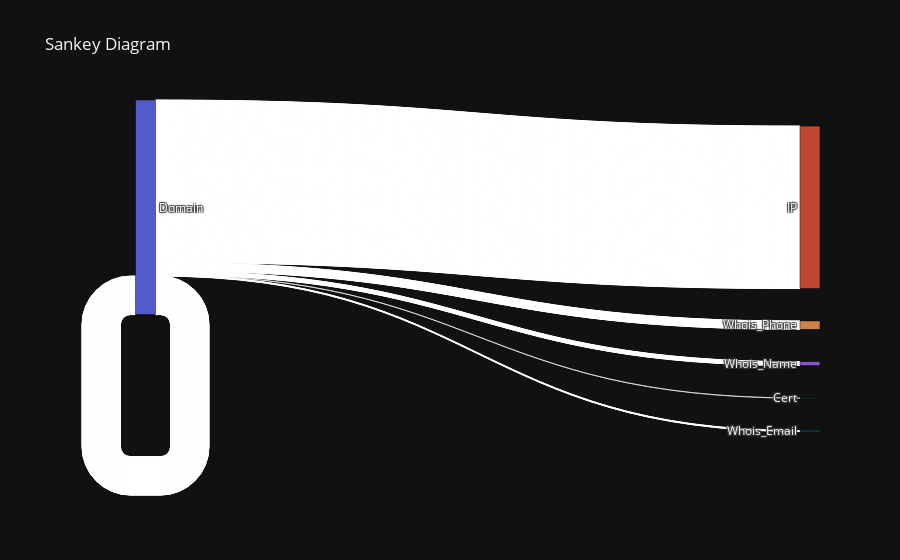

The code cell stored with this chart in its notebook:
### Code cell
node_labels = ['Domain', 'IP', 'Cert', 'Whois_Name', 'Whois_Phone', 'Whois_Email', 'IP_C', 'ASN']

# 创建节点和链接信息
nodes = list(node_labels)
links = []
for index, row in df.iterrows():
    source_label = get_node_label(row['source'])
    target_label = get_node_label(row['target'])
    if source_label and target_label:
        links.append({
            'source': nodes.index(source_label),
            'target': nodes.index(target_label),
            'value': 1,  # 流量值设为 1
            'label': row['relation']  # 链接的标签为关系列
        })

# 创建 Sankey 图
fig = go.Figure(go.Sankey(
    node=dict(
        pad=15,
        thickness=20,
        line=dict(color="black", width=0.5),
        label=nodes,
    ),
    link=dict(
        source=[link['source'] for link in links],
        target=[link['target'] for link in links],
        value=[link['value'] for link in links],
        label=[link['label'] for link in links],
    )
))

# 设置图表标题
fig.update_layout(title_text="关键链路流向图")

# 显示图表
fig.show()

### Figure 1 — Plotly figure (JSON) as saved in the notebook; plotly's stock layout.template omitted (floating-point values rounded to 4 significant figures; data arrays with more than 128 entries replaced by an {"elided": "..."} marker saying what was removed)
{"data": [{"link": {"label": {"elided": "1207 str values"}, "source": {"elided": "1207 int values"}, "target": {"elided": "1207 int values"}, "value": {"elided": "1207 int values"}}, "node": {"label": ["Domain", "IP", "Cert", "Whois_Name", "Whois_Phone", "Whois_Email", "IP_C", "ASN"], "line": {"color": "black", "width": 0.5}, "pad": 15, "thickness": 20}, "type": "sankey"}], "layout": {"title": {"text": "Sankey Diagram"}}}
